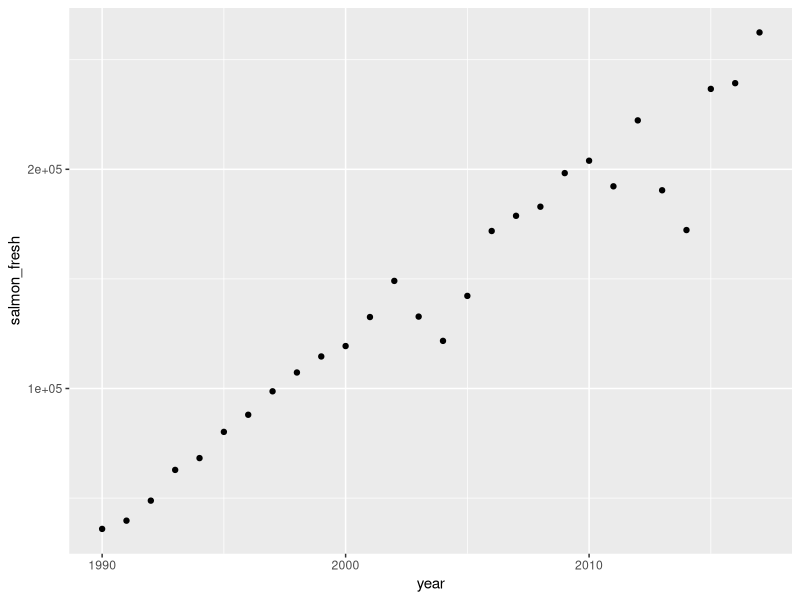
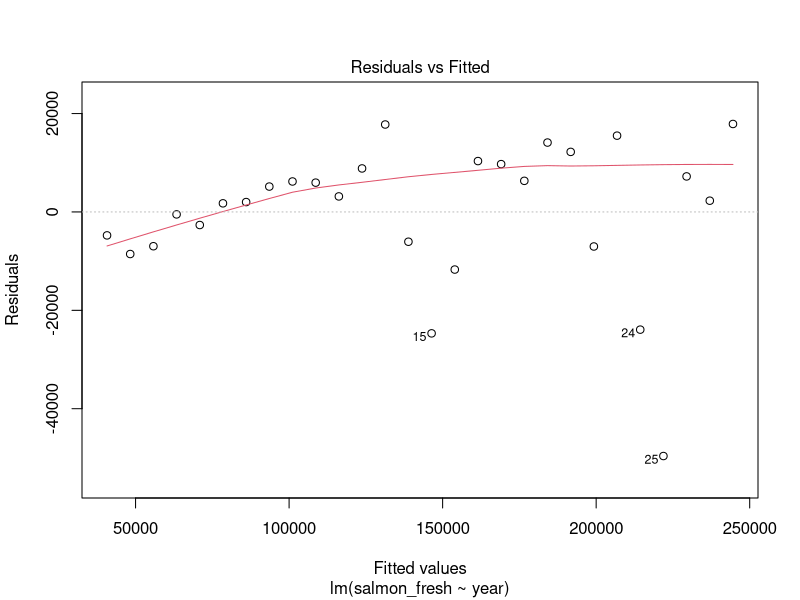
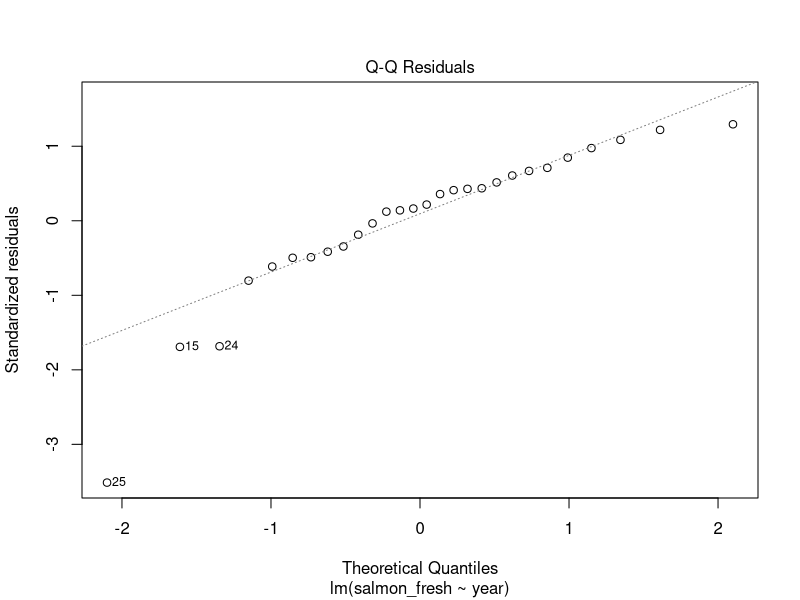
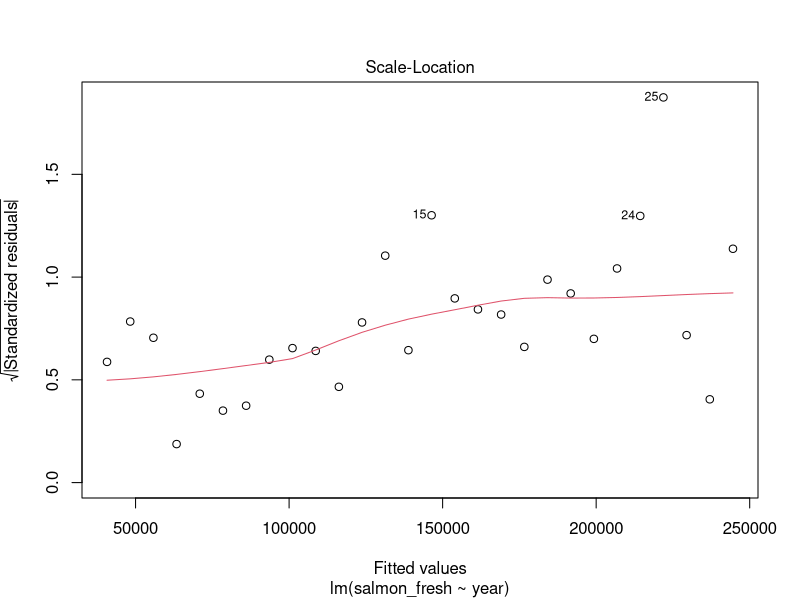
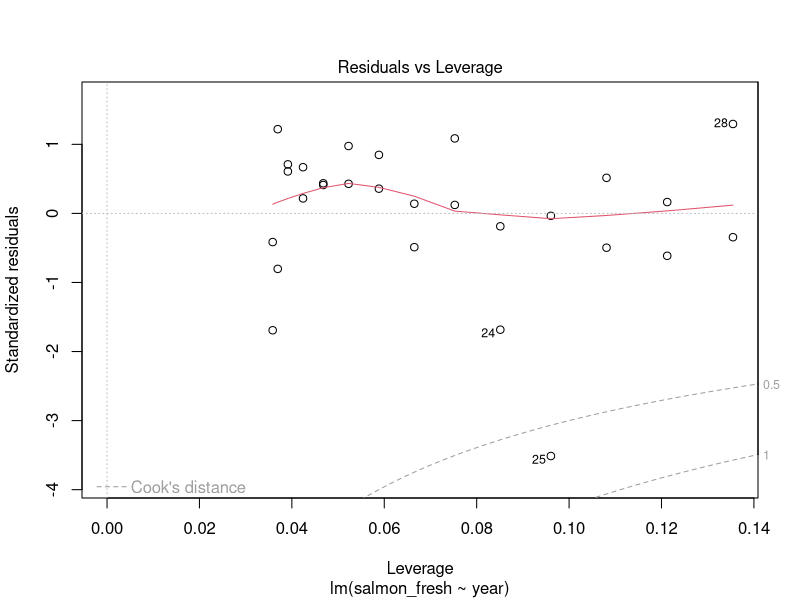
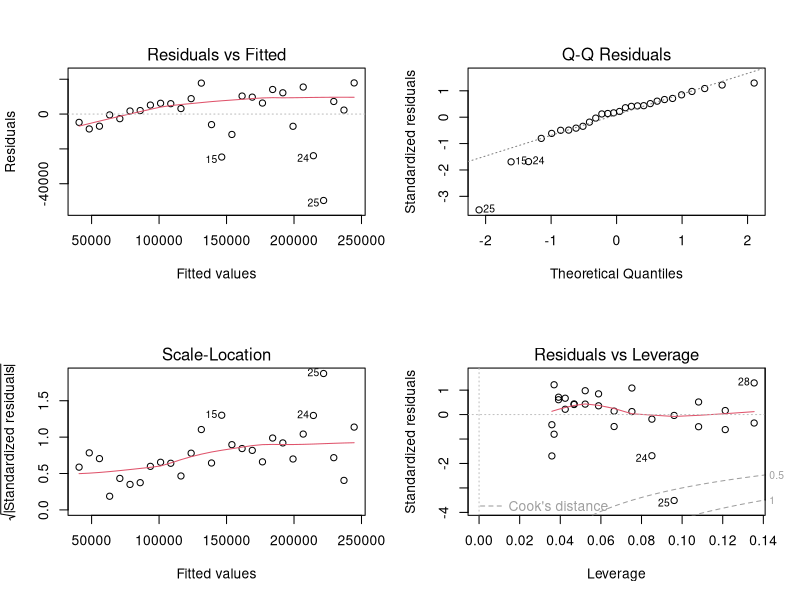
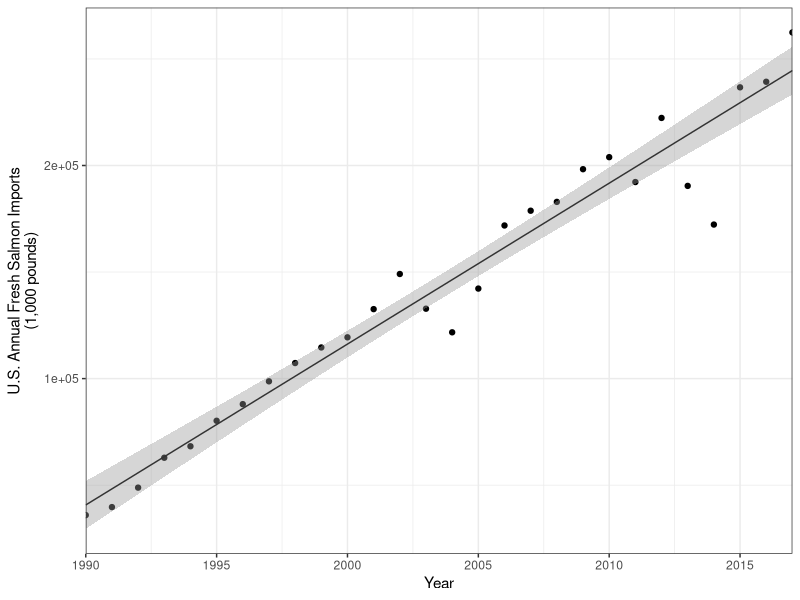

Here is the R script that generated these plots, in order:
## ---- chunk 1
knitr::opts_chunk$set(echo = TRUE)
## ---- chunk 2
library(tidyverse)
salmon <- read_csv("salmon_imports_copy.csv")
salmon

## ---- chunk 3
salmon_scatter <- ggplot(salmon, aes(x = year, y = salmon_fresh)) +
  geom_point()

salmon_scatter

# a linear regression makes sense 
## ---- chunk 4
# The general syntax for linear regression in R is:
# model_name <- lm(y_variable ~ x_variable, data = df_name)

salmon_model <- lm(salmon_fresh ~ year, data = salmon)
salmon_model

# Imports(tons) = 7550(Year) − 14982940

# What does the slope mean in the context of this model?
# salmon increases by 7550 tons each year on average

# What does the y-intercept mean in the context of this model? Why is that concerning? What does this mean about extrapolating this model for past values?
# there are -14982940 tons of imported salmon at year 0
## ---- chunk 5
plot(salmon_model)

# Do residuals appear normally distributed?
# yes? with a few outliers

# Any concerns about heteroscedasticity or outliers?
# there are three outliers, 15, 24, and 25 on the normal QQ

# to view all four diagnostic plots at once and have in knitted document
par(mfrow = c(2,2))
plot(salmon_model)
## ---- chunk 6

summary(salmon_model)
# Residual Standard Error: 14860 on 26 degrees of freedom
# R^2: 0.9478

# Does year significantly predict salmon imports?
# yes?

# What does the R2 value actually mean in words?
# ~94% of the variance in salmon imports is explained by year

# What proportion of the variance in salmon imports is NOT explained by year?
# ~6% of variances is not explained by year
## ---- chunk 7


salmon_final_graph <- ggplot(salmon, aes(x = year, y = salmon_fresh)) +
geom_point() +
geom_smooth(method = lm, se = TRUE, size = 0.5, color = "gray20") + #method = lm:  se = standard error
theme_bw() +
scale_x_continuous(expand = c(0,0), limits = c(1990, 2017)) +
labs(x = "Year", y = "U.S. Annual Fresh Salmon Imports\n(1,000 pounds)")

salmon_final_graph


## ---- chunk 8

# Let’s say we want to use our model to make predictions for U.S. fresh salmon imports in years 2022, 2024, 2026 and 2028.

# Option 1 (not recommended): Plug each of those years into the model equation separately to calculate the expected U.S. imports.
# Option 2 (recommended): Create a data frame containing the ‘new values’ that you want to make predictions for, feed that into the predict() function

# Let’s use Option 2. First, we’ll make a data frame called ‘new_years’ containing the sequence of years that we want to make predictions for. Notice that the column name we create is the SAME as the variable name ‘year’ that the model uses.

new_years <- data.frame(year = c(2022, 2024, 2026, 2028))


# Then feed that data frame into the predict() function, letting it know which model to use to make predictions for the new values. Include interval = “confidence” to also report the lower and upper bounds of the 95% CI for model fit at each year.

future_predict <- predict(salmon_model, newdata = new_years, interval = "confidence")
future_predict


# Bind the prediction outcomes (those are the values in column ‘fit’) with the ‘new_years’ data to actually create a useful table of predicted imports and upper and lower CI:

predictions <- data.frame(new_years, future_predict)
predictions

## ---- chunk 9
# Use the cor.test() function to find Pearson’s r for the linear relationship described between year and salmon imports.

# See ?cor.test to view R documentation in the ‘Help’ window. Notice that the default correlation is Pearson’s r. Generally, if you’re trying to explore the correlation between variable_1 and variable_2 in data frame ‘df’, the function syntax is as follows:

# test_name <- cor.test(df$variable_1, df$variable_2)

pearson_test <- cor.test(salmon$year, salmon$salmon_fresh)
pearson_test

# strong positive correlation because Pearson's r is 97.4% 





